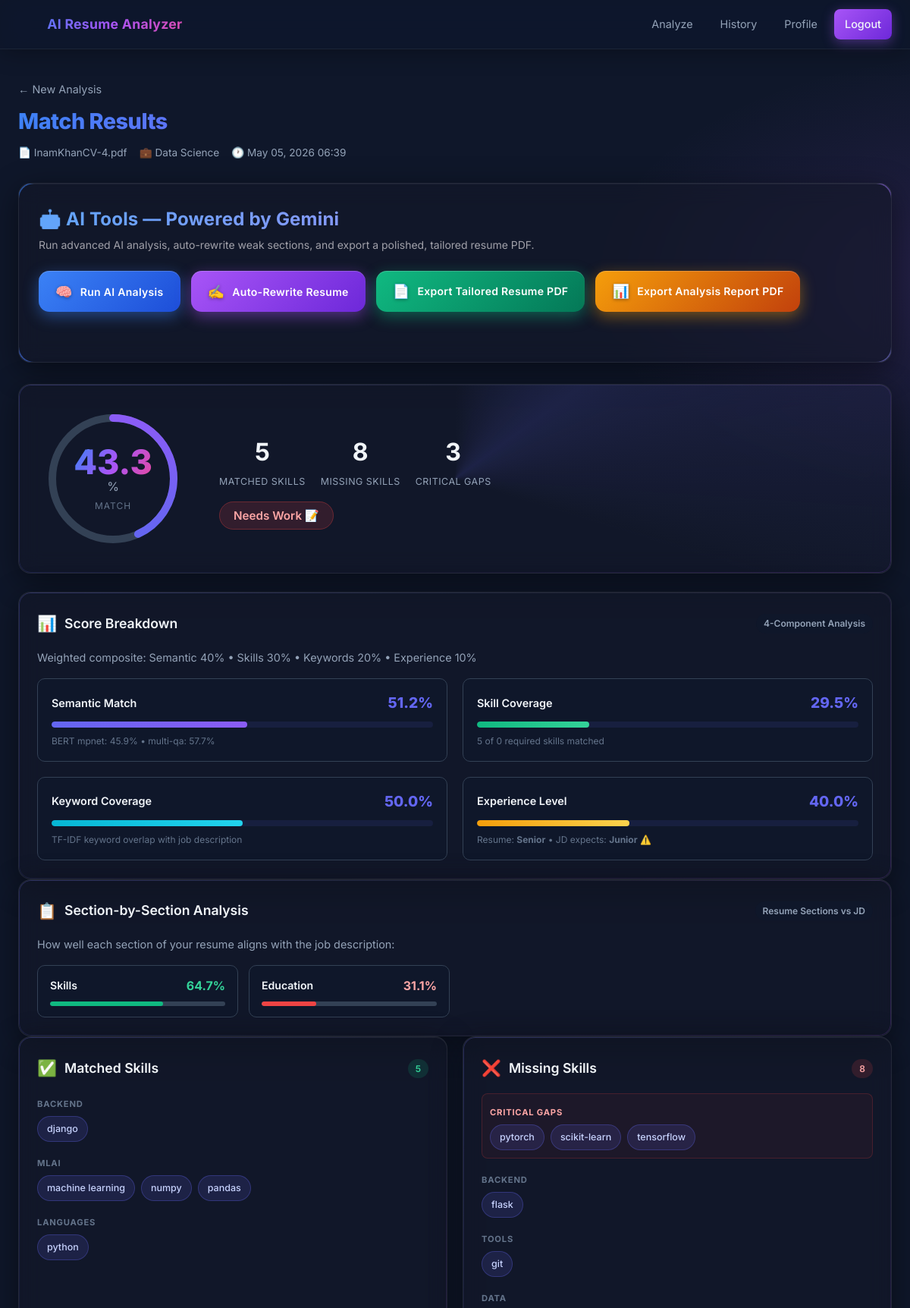
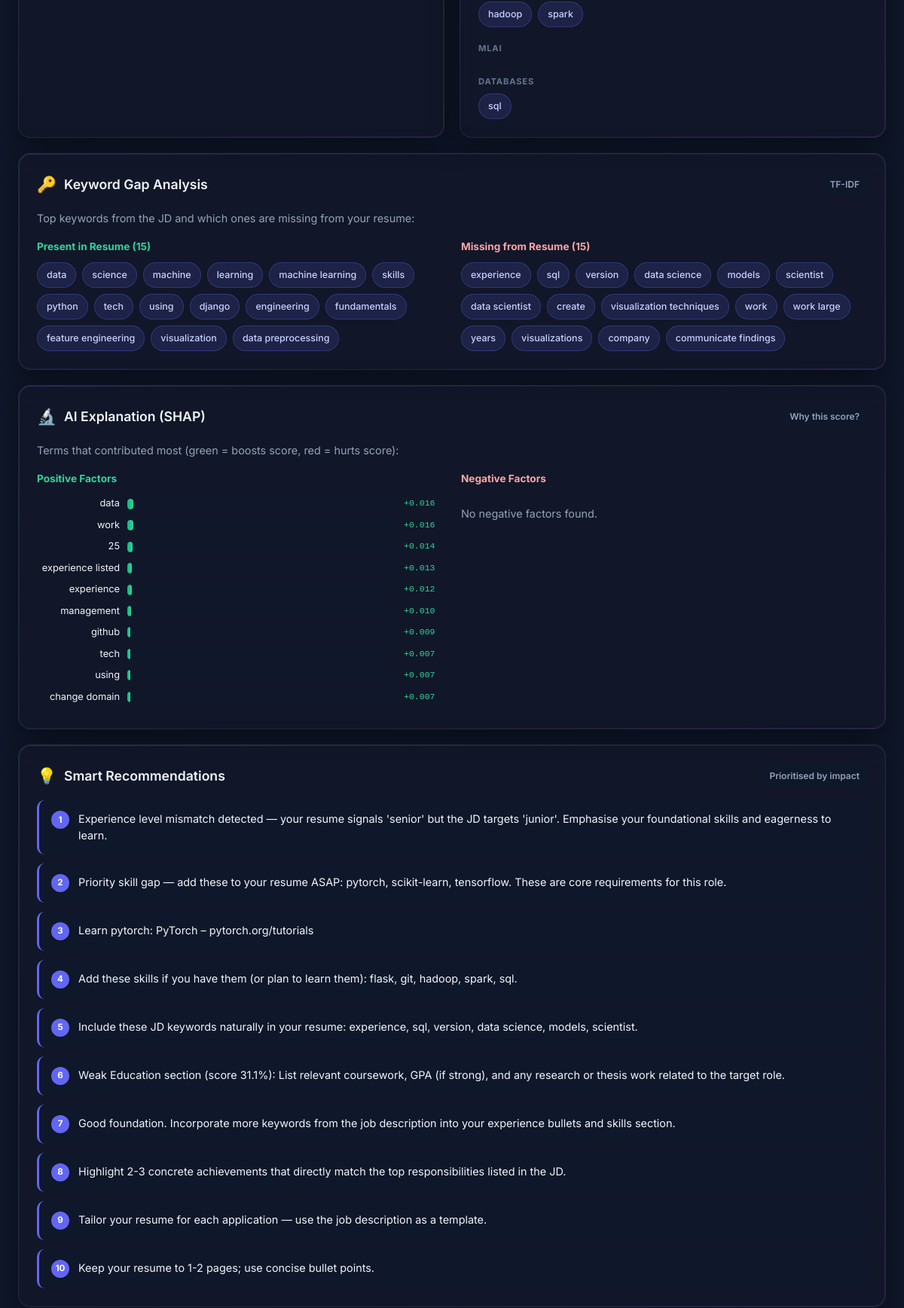
/analyzer/results/9/ (signed in, upper part), run on the app's committed database (2 pictures, top to bottom).
### analyzer/models.py (models this page shows, shortened)
class MatchResult(models.Model):
    user = models.ForeignKey(settings.AUTH_USER_MODEL, on_delete=models.CASCADE, related_name='match_results')
    resume = models.ForeignKey(Resume, on_delete=models.CASCADE, related_name='match_results')
    job_description = models.ForeignKey(JobDescription, on_delete=models.CASCADE, related_name='match_results')
    match_score = models.FloatField()
    matched_skills = models.JSONField(default=list)
    missing_skills = models.JSONField(default=list)
    recommendations = models.JSONField(default=list)
    shap_explanation = models.JSONField(default=dict)
    score_breakdown = models.JSONField(default=dict)
    semantic_scores = models.JSONField(default=dict)
    section_scores = models.JSONField(default=dict)
    keyword_analysis = models.JSONField(default=dict)
    experience_analysis = models.JSONField(default=dict)
    matched_by_group = models.JSONField(default=dict)
    missing_by_group = models.JSONField(default=dict)
    critical_missing = models.JSONField(default=list)
    ai_analysis = models.JSONField(default=dict, blank=True)
    ai_rewritten = models.JSONField(default=dict, blank=True)
    created_at = models.DateTimeField(auto_now_add=True)
    class Meta:
        ordering = ['-created_at']

class Resume(models.Model):
    user = models.ForeignKey(settings.AUTH_USER_MODEL, on_delete=models.CASCADE, related_name='resumes')
    file = models.FileField(upload_to='resumes/')
    original_filename = models.CharField(max_length=255)
    extracted_text = models.TextField(blank=True)
    uploaded_at = models.DateTimeField(auto_now_add=True)

class JobDescription(models.Model):
    user = models.ForeignKey(settings.AUTH_USER_MODEL, on_delete=models.CASCADE, related_name='job_descriptions')
    title = models.CharField(max_length=255, blank=True)
    text = models.TextField()
    file = models.FileField(upload_to='job_descriptions/', blank=True, null=True)
    created_at = models.DateTimeField(auto_now_add=True)

### analyzer/views.py (the view)
# urls.py: path('results/<int:pk>/', views.results_view, name='results'),
@login_required
def results_view(request, pk):
    result = get_object_or_404(MatchResult, pk=pk, user=request.user)
    return render(request, 'analyzer/results.html', {'result': result})

### templates/analyzer/results.html (shortened to what this page needs)
{% extends 'base.html' %}
{% load static %}
{% block content %}
<div class="page-container">
  <div class="results-header">
    <a href="{% url 'analyzer:upload' %}" class="back-link">← New Analysis</a>
    <h1>Match Results</h1>
    <p class="results-meta">
      <span>📄 {{ result.resume.original_filename }}</span>
      {% if result.job_description.title %}<span>💼 {{ result.job_description.title }}</span>{% endif %}
      <span>🕐 {{ result.created_at|date:"M d, Y H:i" }}</span>
    </p>
  </div>
  <div class="card" id="aiToolsCard">
    <h2>🤖 AI Tools — Powered by Gemini</h2>
    <p class="ai-subtitle">Run advanced AI analysis, auto-rewrite weak sections, and export a polished, tailored resume PDF.</p>
    <div class="ai-btn-row">
      <button id="btnAiAnalyze" class="ai-btn ai-btn-blue" data-pk="{{ result.pk }}">
        <span class="ai-btn-icon">🧠</span> Run AI Analysis
      </button>
      <button id="btnAiRewrite" class="ai-btn ai-btn-purple" data-pk="{{ result.pk }}">
        <span class="ai-btn-icon">✍️</span> Auto-Rewrite Resume
      </button>
      <a href="{% url 'analyzer:export_resume' result.pk %}" class="ai-btn ai-btn-green" target="_blank">
        <span class="ai-btn-icon">📄</span> Export Tailored Resume PDF
      </a>
      <a href="{% url 'analyzer:export_report' result.pk %}" class="ai-btn ai-btn-orange" target="_blank">
        <span class="ai-btn-icon">📊</span> Export Analysis Report PDF
      </a>
    </div>
    <div id="aiStatus" class="ai-status"></div>
  </div>
  <div class="score-hero card">
    <div class="score-circle-container">
      <div class="score-circle" id="scoreCircle" data-score="{{ result.match_score }}">
        <svg viewBox="0 0 200 200" class="score-svg">
          <circle cx="100" cy="100" r="80" class="score-track"/>
          <circle cx="100" cy="100" r="80" class="score-fill" id="scoreFill"/>
        </svg>
        <div class="score-text">
          <span class="score-number" id="scoreNumber">0</span>
          <span class="score-pct">%</span>
          <span class="score-label">Match</span>
        </div>
      </div>
    </div>
    <div class="score-details">
      <div class="score-stat">
        <span class="stat-value">{{ result.matched_skills|length }}</span>
        <span class="stat-label">Matched Skills</span>
      </div>
      <div class="score-stat">
        <span class="stat-value">{{ result.missing_skills|length }}</span>
        <span class="stat-label">Missing Skills</span>
      </div>
      <div class="score-stat">
        <span class="stat-value">{{ result.critical_missing|length }}</span>
        <span class="stat-label">Critical Gaps</span>
      </div>
      <div class="score-verdict">
        {% if result.match_score >= 70 %}
          <span class="verdict verdict-strong">Strong Match 🎯</span>
        {% elif result.match_score >= 45 %}
          <span class="verdict verdict-moderate">Moderate Match 📊</span>
        {% else %}
          <span class="verdict verdict-weak">Needs Work 📝</span>
        {% endif %}
      </div>
    </div>
  </div>
  <div class="card full-width">
    <div class="card-header">
      <span class="card-icon">📊</span>
      <h2>Score Breakdown</h2>
      <span class="badge">4-Component Analysis</span>
    </div>
    <p class="card-desc">Weighted composite: Semantic 40% &bull; Skills 30% &bull; Keywords 20% &bull; Experience 10%</p>
    <div class="breakdown-grid">
      <div class="breakdown-item">
        <div class="breakdown-header">
          <span class="breakdown-label">Semantic Match</span>
          <span class="breakdown-score" data-score="{{ result.score_breakdown.semantic }}">{{ result.score_breakdown.semantic }}%</span>
        </div>
        <div class="breakdown-bar-wrap">
          <div class="breakdown-bar bar-semantic" data-pct="{{ result.score_breakdown.semantic }}"></div>
        </div>
        <p class="breakdown-sub">BERT mpnet: {{ result.semantic_scores.mpnet_score }}% &bull; multi-qa: {{ result.semantic_scores.multiqa_score }}%</p>
      </div>
      <div class="breakdown-item">
        <div class="breakdown-header">
          <span class="breakdown-label">Skill Coverage</span>
          <span class="breakdown-score">{{ result.score_breakdown.skills }}%</span>
        </div>
        <div class="breakdown-bar-wrap">
          <div class="breakdown-bar bar-skills" data-pct="{{ result.score_breakdown.skills }}"></div>
        </div>
        <p class="breakdown-sub">{{ result.matched_skills|length }} of {{ result.matched_skills|length|add:result.missing_skills|length }} required skills matched</p>
      </div>
      <div class="breakdown-item">
        <div class="breakdown-header">
          <span class="breakdown-label">Keyword Coverage</span>
          <span class="breakdown-score">{{ result.score_breakdown.keywords }}%</span>
        </div>
        <div class="breakdown-bar-wrap">
          <div class="breakdown-bar bar-keywords" data-pct="{{ result.score_breakdown.keywords }}"></div>
        </div>
        <p class="breakdown-sub">TF-IDF keyword overlap with job description</p>
      </div>
      <div class="breakdown-item">
        <div class="breakdown-header">
          <span class="breakdown-label">Experience Level</span>
          <span class="breakdown-score">{{ result.score_breakdown.experience }}%</span>
        </div>
        <div class="breakdown-bar-wrap">
          <div class="breakdown-bar bar-experience" data-pct="{{ result.score_breakdown.experience }}"></div>
        </div>
        <p class="breakdown-sub">
          Resume: <strong>{{ result.experience_analysis.resume_level|capfirst }}</strong>
          &bull; JD expects: <strong>{{ result.experience_analysis.jd_level|capfirst }}</strong>
          {% if result.experience_analysis.match %}✅{% else %}⚠️{% endif %}
        </p>
      </div>
    </div>
  </div>
  {% if result.section_scores %}
  <div class="card full-width">
    <div class="card-header">
      <span class="card-icon">📋</span>
      <h2>Section-by-Section Analysis</h2>
      <span class="badge">Resume Sections vs JD</span>
    </div>
    <p class="card-desc">How well each section of your resume aligns with the job description:</p>
    <div class="section-scores-grid">
      {% for section, score in result.section_scores.items %}
        {% if score is not None %}
        <div class="section-score-item">
          <div class="section-score-top">
            <span class="section-name">{{ section|capfirst }}</span>
            <span class="section-pct {% if score >= 60 %}text-green{% elif score >= 35 %}text-yellow{% else %}text-red{% endif %}">{{ score }}%</span>
          </div>
          <div class="section-bar-wrap">
            <div class="section-bar {% if score >= 60 %}bar-good{% elif score >= 35 %}bar-ok{% else %}bar-poor{% endif %}"
                 data-pct="{{ score }}"></div>
          </div>
        </div>
        {% endif %}
      {% endfor %}
    </div>
  </div>
  {% endif %}
  <div class="results-grid">
    <div class="card">
      <div class="card-header">
        <span class="card-icon">✅</span>
        <h2>Matched Skills</h2>
        <span class="badge badge-green">{{ result.matched_skills|length }}</span>
      </div>
      {% if result.matched_by_group %}
        {% for group, skills in result.matched_by_group.items %}
          <div class="skill-group">
            <span class="skill-group-label">{{ group|title|cut:"_" }}</span>
            <div class="skills-list">
              {% for skill in skills %}
                <span class="skill-tag skill-matched">{{ skill }}</span>
              {% endfor %}
            </div>
          </div>
        {% endfor %}
      {% elif result.matched_skills %}
        <div class="skills-list">
          {% for skill in result.matched_skills %}
            <span class="skill-tag skill-matched">{{ skill }}</span>
          {% endfor %}
        </div>
      {% else %}
        <p class="empty-state">No common skills detected.</p>
      {% endif %}
    </div>
    <div class="card">
      <div class="card-header">
        <span class="card-icon">❌</span>
        <h2>Missing Skills</h2>
        <span class="badge badge-red">{{ result.missing_skills|length }}</span>
      </div>
      {% if result.critical_missing %}
        <div class="skill-group critical-group">
          <span class="skill-group-label critical-label">Critical Gaps</span>
          <div class="skills-list">
            {% for skill in result.critical_missing %}
              <span class="skill-tag skill-critical">{{ skill }}</span>
            {% endfor %}
          </div>
        </div>
      {% endif %}
      {% if result.missing_by_group %}
        {% for group, skills in result.missing_by_group.items %}
          <div class="skill-group">
            <span class="skill-group-label">{{ group|title|cut:"_" }}</span>
            <div class="skills-list">
              {% for skill in skills %}
                {% if skill not in result.critical_missing %}
                  <span class="skill-tag skill-missing">{{ skill }}</span>
                {% endif %}
              {% endfor %}
            </div>
          </div>
        {% endfor %}
      {% elif result.missing_skills %}
        <div class="skills-list">
          {% for skill in result.missing_skills %}
            <span class="skill-tag skill-missing">{{ skill }}</span>
          {% endfor %}
        </div>
      {% else %}
        <p class="empty-state success-msg">No missing skills! Great match.</p>
      {% endif %}
    </div>
    <div class="card full-width">
      <div class="card-header">
        <span class="card-icon">🔑</span>
        <h2>Keyword Gap Analysis</h2>
        <span class="badge">TF-IDF</span>
      </div>
      <p class="card-desc">Top keywords from the JD and which ones are missing from your resume:</p>
      <div class="keyword-grid">
        <div class="keyword-col">
          <h4 class="keyword-col-title text-green">Present in Resume ({{ result.keyword_analysis.present_keywords|length }})</h4>
          <div class="skills-list">
            {% for kw in result.keyword_analysis.present_keywords %}
              <span class="skill-tag kw-present">{{ kw }}</span>
            {% empty %}
              <p class="empty-state">None detected.</p>
            {% endfor %}
          </div>
        </div>
        <div class="keyword-col">
          <h4 class="keyword-col-title text-red">Missing from Resume ({{ result.keyword_analysis.missing_keywords|length }})</h4>
          <div class="skills-list">
            {% for kw in result.keyword_analysis.missing_keywords %}
              <span class="skill-tag kw-missing">{{ kw }}</span>
            {% empty %}
              <p class="empty-state success-msg">All key terms found!</p>
            {% endfor %}
          </div>
        </div>
      </div>
    </div>
    <div class="card full-width">
      <div class="card-header">
        <span class="card-icon">🔬</span>
        <h2>AI Explanation (SHAP)</h2>
        <span class="badge">Why this score?</span>
      </div>
      <p class="card-desc">Terms that contributed most (green = boosts score, red = hurts score):</p>
      <div class="shap-grid">
        <div class="shap-col">
          <h4 class="keyword-col-title text-green">Positive Factors</h4>
          {% for f in result.shap_explanation.positive_impact %}
            <div class="shap-row">
              <span class="shap-term">{{ f.term }}</span>
              <div class="shap-bar-wrap"><div class="shap-bar shap-positive" data-impact="{{ f.impact }}"></div></div>
              <span class="shap-value text-green">+{{ f.impact|floatformat:3 }}</span>
            </div>
          {% empty %}
            <p class="empty-state">No positive factors found.</p>
          {% endfor %}
        </div>
        <div class="shap-col">
          <h4 class="keyword-col-title text-red">Negative Factors</h4>
          {% for f in result.shap_explanation.negative_impact %}
            <div class="shap-row">
              <span class="shap-term">{{ f.term }}</span>
              <div class="shap-bar-wrap"><div class="shap-bar shap-negative" data-impact="{{ f.impact }}"></div></div>
              <span class="shap-value text-red">{{ f.impact|floatformat:3 }}</span>
            </div>
          {% empty %}
            <p class="empty-state">No negative factors found.</p>
          {% endfor %}
        </div>
      </div>
    </div>
    <div class="card full-width">
      <div class="card-header">
        <span class="card-icon">💡</span>
        <h2>Smart Recommendations</h2>
        <span class="badge">Prioritised by impact</span>
      </div>
      <ul class="recommendations-list">
        {% for rec in result.recommendations %}
          <li class="rec-item">
            <span class="rec-num">{{ forloop.counter }}</span>
            {{ rec }}
          </li>
        {% empty %}
          <li class="empty-state">No recommendations available.</li>
        {% endfor %}
      </ul>
    </div>
  </div>
</div>
{% endblock %}

### data on the page
MatchResult: resume.original_filename "InamKhanCV-4.pdf", job_description "Data Science", created_at "May 05, 2026 06:39", matched_skills|length "5", missing_skills|length "8", critical_missing|length "3", score_breakdown.semantic "51.2", semantic_scores.mpnet_score "45.9", semantic_scores.multiqa_score "57.7", score_breakdown.skills "29.5", matched_skills|length "0", score_breakdown.keywords "50.0", score_breakdown.experience "40.0", experience_analysis.resume_level "Senior", experience_analysis.jd_level "Junior", keyword_analysis.present_keywords|length "15", keyword_analysis.missing_keywords|length "15"

### other printed values
{{ section|capfirst }} "Skills" "Education"
{{ score }} "64.7" "31.1"
{{ group|title|cut:"_" }} "BACKEND" "MLAI" "LANGUAGES"
{{ skill }} "django" "machine learning" "numpy" "pandas" "python"
{{ skill }} "pytorch" "scikit-learn" "tensorflow"
{{ group|title|cut:"_" }} "BACKEND" "TOOLS" "DATA" "MLAI" "DATABASES"
{{ skill }} "flask" "git" "hadoop" "spark" "sql"
{{ kw }} "data" "science" "machine" "learning" "machine learning" "skills" "python" "tech" "using" "django" "engineering" "fundamentals" "feature engineering" "visualization" "data preprocessing"
{{ kw }} "experience" "sql" "version" "data science" "models" "scientist" "data scientist" "create" "visualization techniques" "work" "work large" "years" "visualizations" "company" "communicate findings"
{{ f.term }} "data" "work" "25" "experience listed" "experience" "management" "github" "tech" "using" "change domain"
{{ f.impact|floatformat:3 }} "0.016" "0.016" "0.014" "0.013" "0.012" "0.010" "0.009" "0.007" "0.007" "0.007"
{{ rec }} "Experience level mismatch detected — your resume signals 'senior' but the JD targets 'junior'. Emphasise your foundational skills and eagerness to learn." "Priority skill gap — add these to your resume ASAP: pytorch, scikit-learn, tensorflow. These are core requirements for this role." "Learn pytorch: PyTorch – pytorch.org/tutorials" "Add these skills if you have them (or plan to learn them): flask, git, hadoop, spark, sql." "Include these JD keywords naturally in your resume: experience, sql, version, data science, models, scientist." "Weak Education section (score 31.1%): List relevant coursework, GPA (if strong), and any research or thesis work related to the target role." "Good foundation. Incorporate more keywords from the job description into your experience bullets and skills section." "Highlight 2-3 concrete achievements that directly match the top responsibilities listed in the JD." "Tailor your resume for each application — use the job description as a template." "Keep your resume to 1-2 pages; use concise bullet points."
